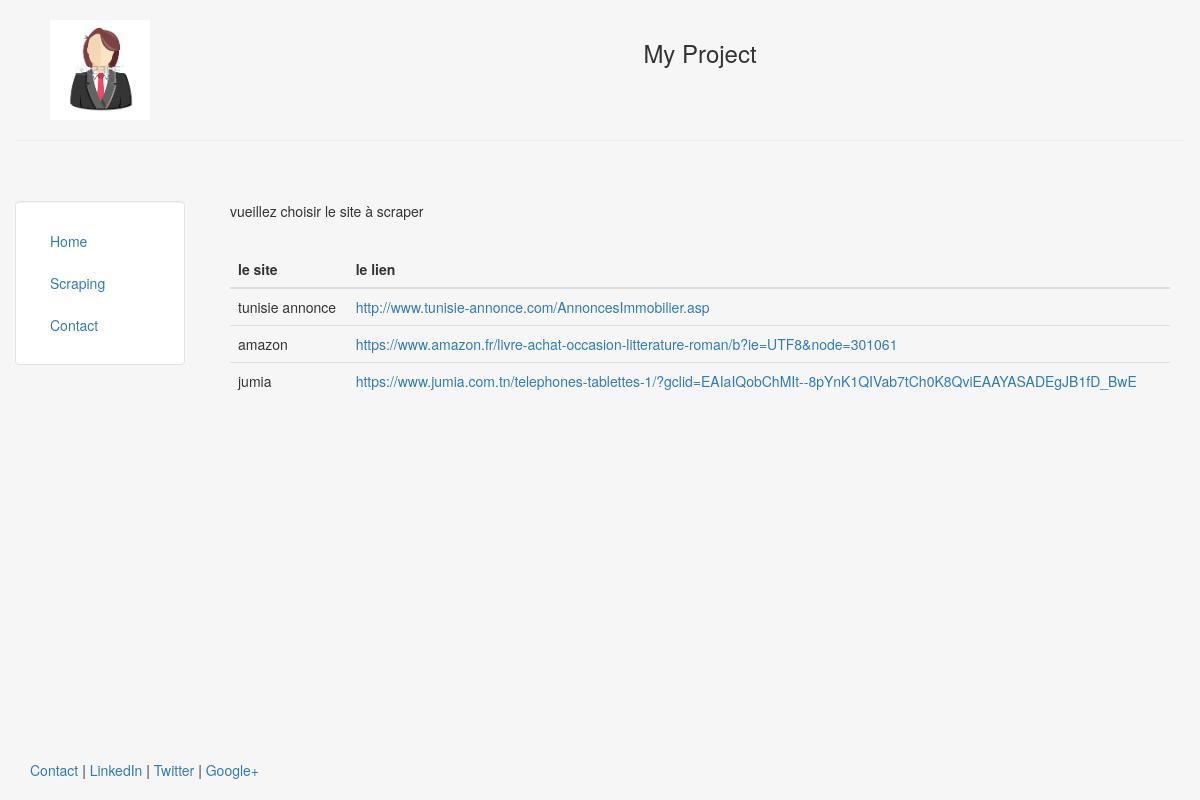
Page /scraping/ on the committed database.
### scraping/models.py (models this page shows, shortened)
class Lien(models.Model) :
	title = models.CharField(max_length=200)
	body = models.TextField()

### scraping/templates/scraping/liste.html
{% extends "myapp/header.html" %}
{% block content%}
<p>
vueillez choisir le site à scraper</p> <br>
<table class="table">
         <thead>
                 <tr>
                 <th> le site</th>
                 <th>le lien</th>
                 </tr>
         </thead>
         <tbody>
         		{% for lien in object_list%}
                 <tr>
                 <td>{{lien.title}}</td>
                 <td> <a href="/scraping/{{lien.id}}">{{lien.body}}</a></td>
                 </tr>
                 {%endfor%}
        </tbody>
</table>
{% endblock%}

### myapp/templates/myapp/header.html (shortened to what this page needs)
<!DOCTYPE html>
<html lang="en">
<head>
  {% load staticfiles %}
  <link rel="stylesheet" href="{% static 'myapp/css/bootstrap.min.css' %}" type = "text/css"/>
</head>
<body class="body" style="background-color:#f6f6f6">
  <div class="container-fluid" style="min-height:95%; ">
    <div class="row">
        <div class="col-sm-2">
          <br>
          <center>
          <img src="{% static 'myapp/img/profile.jpg' %}" class="responsive-img" style='max-height:100px;' alt="face">
          </center>
        </div>
        <div class="col-sm-10">
          <br>
          <center>
          <h3>My Project</h3>
          </center>
        </div>
    </div><hr>
    <div class="row">
      <div class="col-sm-2">
      <br>
      <br>
      <div class="well bs-sidebar" id="sidebar" style="background-color:#fff">
        <ul class="nav nav-pills nav-stacked">
        <li><a href='/accounts/profile/'>Home</a></li>
        <li><a href='/scraping/'>Scraping</a></li>
        <li><a href='/accounts/profile/contact/'>Contact</a></li>
        </ul>
      </div>
      </div>
      <div class="col-sm-10">
      <div class='container-fluid'>
      <br><br>
         {% block content %}
         {% endblock %}
      </div>
      </div>
    </div>
  </div>
  <footer>
    <div class="container-fluid" style='margin-left:15px'>
      <p><a href="#" target="blank">Contact</a> | <a href="#" target="blank">LinkedIn</a> | <a href="#" target="blank">Twitter</a> | <a href="#" target="blank">Google+</a></p>
    </div>
  </footer>
</body>
</html>

### myapp/templates/myapp/header.html (style rules this page uses)
html, body { height:100% }

### rows in the picture
Lien: title "tunisie annonce", body "http://www.tunisie-annonce.com/AnnoncesImmobilier.asp"
Lien: title "amazon", body "https://www.amazon.fr/livre-achat-occasion-litterature-roman/b?ie=UTF8&node=301061"
Lien: title "jumia", body "https://www.jumia.com.tn/telephones-tablettes-1/?gclid=EAIaIQobChMIt--8pYnK1QIVab7tCh0K8QviEAAYASADEgJB1fD_BwE"
